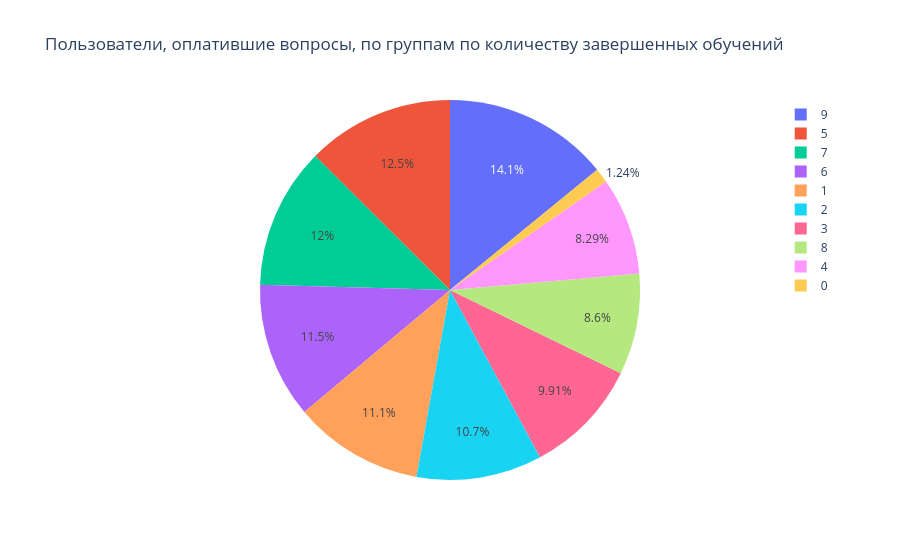

Source (notebook cell):
### Code cell
# сводим данные для построения круговой диаграммы
pie_data_2 = finish_pivot[['tutorial_finish_count', 'conversion_rate']]

# создаем круговую даиграмму с пользователями, оплатившими вопросы, по группам по количеству завершенных обучений
fig = px.pie(values=pie_data_2['conversion_rate'], names=pie_data_2['tutorial_finish_count'], 
             title='Пользователи, оплатившие вопросы, по группам по количеству завершенных обучений')
fig.show()

### Figure 1 — Plotly figure (JSON) as saved in the notebook; plotly's stock layout.template omitted (floating-point values rounded to 4 significant figures)
{"data": [{"domain": {"x": [0, 1], "y": [0, 1]}, "hovertemplate": "label=%{label}<br>value=%{value}<extra></extra>", "labels": [0.0, 1.0, 2.0, 3.0, 4.0, 5.0, 6.0, 7.0, 8.0, 9.0], "legendgroup": "", "name": "", "showlegend": true, "type": "pie", "values": [0.016, 0.143, 0.138, 0.128, 0.107, 0.162, 0.149, 0.155, 0.111, 0.182]}], "layout": {"legend": {"tracegroupgap": 0}, "title": {"text": "Пользователи, оплатившие вопросы, по группам по количеству завершенных обучений"}}}
